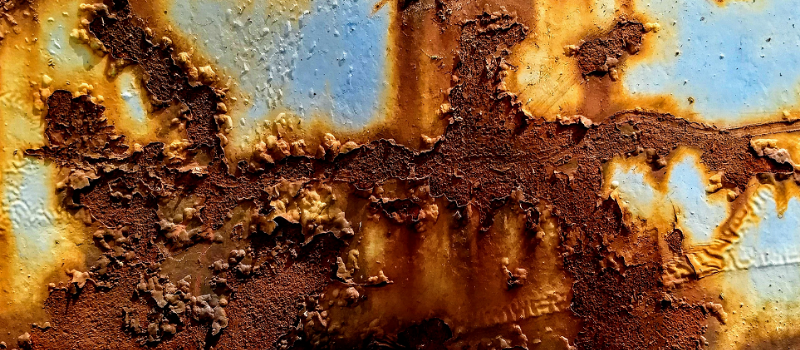
//> input picture cv_studies/aula_1/samples/corrosion.png, 800 x 350 px
$ ./color_remaping ../../aula_1/samples/corrosion.png   (built with g++ and OpenCV 4)
//> lines starting //> are read from the running program, lines starting //| are printed output that depends on the picture
/*
File:           color_remaping.cpp
Last changed:   27/06/2023 23:15
Purpose:        apply filters and remap colors
Authors:        Fernando Antonio Marques Schettini
Usage:
	HowToCompile:   cmake .. && make
	HowToExecute:   ./color_remaping --image_file=/path/to/image.jpg
*/

#include <iostream>
#include <string>
#include <opencv2/opencv.hpp>


const char* keys =
{
	"{help h usage ? | | print this message}"
    "{@image_file|../samples/orange_cat.jpg|Path to the image file}"
};


int main(int argc, char** argv) {

	cv::CommandLineParser parser(argc, argv,
        keys);

	if (parser.has("help"))	{
	    parser.printMessage();
	    return 0;
	}

    if (!parser.check())
	{
	    parser.printErrors();
	    return 0;
	}
    std::string image_file = parser.get<std::string>("@image_file");

    cv::Mat image_color = cv::imread(image_file);
//> image_color is the input picture: 350 rows x 800 cols, CV_8UC3; mean B, G, R 58.1, 90.9, 131.7

	if (image_color.empty()) {
        std::cout << "Não foi possível abrir a imagem." << std::endl;
        return -1;
    }

	// Filtro Technicolor, converter uma imagem em tons de vermelho e ciano

    for (int y = 0; y < image_color.rows; y++) {
        for (int x = 0; x < image_color.cols; x++) {
			// Atenção no ponteiro sacaninha
            cv::Vec3b &pixel = image_color.at<cv::Vec3b>(y, x);
            pixel[0] = pixel[2];  // Componente azul (B) é igual ao componente vermelho (R)
            // O componente verde (G) é mantido inalterado
        }
    }
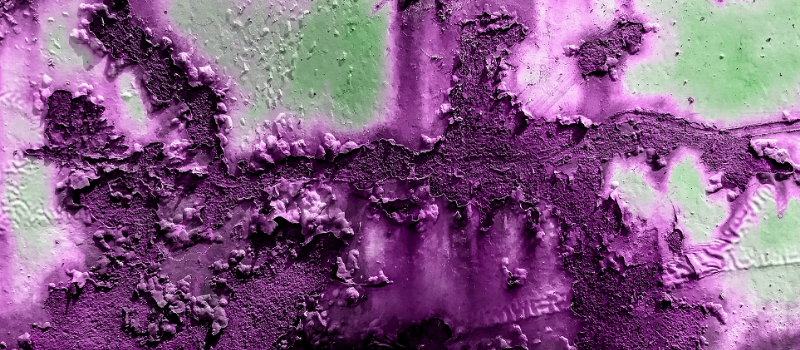
//> image_color: 350 rows x 800 cols, CV_8UC3; mean B, G, R 131.7, 90.9, 131.7

	cv::imshow("Filtro Technicolor", image_color);
	cv::waitKey(0);

	// Converter a imagem para o espaço de cores HSV
    cv::Mat hsv_image;
    cv::cvtColor(image_color, hsv_image, cv::COLOR_BGR2HSV);
//> hsv_image: 350 rows x 800 cols, CV_8UC3; mean H, S, V 135.4, 120, 135.4
	cv::imshow("Filtro HSV", hsv_image);
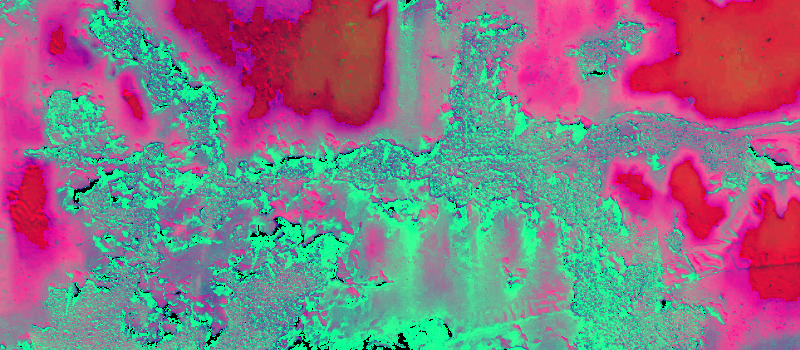
//> window 'Filtro HSV': 350 rows x 800 cols, CV_8UC3; mean B, G, R 135.4, 120, 135.4
	cv::waitKey(0);

    // Extrair o canal de valor (Value)
	std::vector<cv::Mat> hsv_channels;

	// Divide em canais de cores (matrizes) separados
    cv::split(hsv_image, hsv_channels);
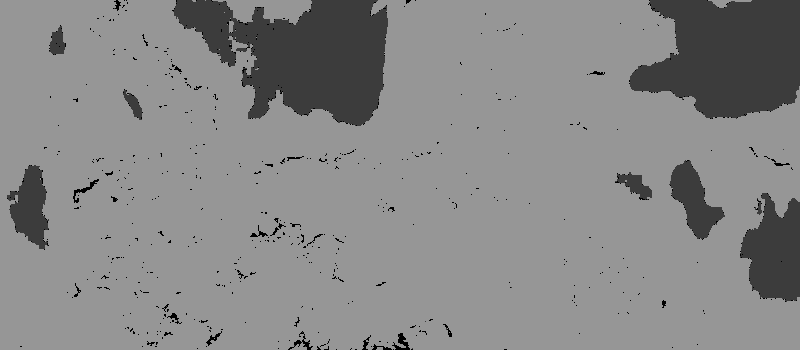
//> hsv_channels[0]: 350 rows x 800 cols, CV_8UC1; min 0, max 150, mean 135.4
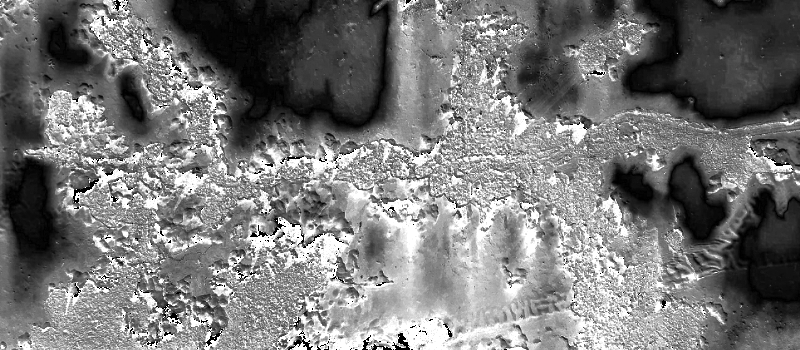
//> hsv_channels[1]: 350 rows x 800 cols, CV_8UC1; min 0, max 255, mean 120
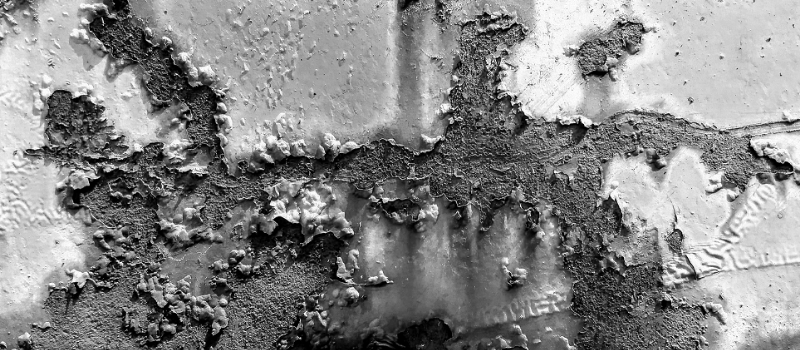
//> hsv_channels[2]: 350 rows x 800 cols, CV_8UC1; min 0, max 255, mean 135.4

    // Exibir o canal de valor
	for(int i = 0; i < 3; i++) {
    	cv::imshow("Canal de Valor (Value)", hsv_channels[i]);
    	cv::waitKey(0);
	}

	// (HUE) Matiz: Representa o comprimento de onda dominante da cor. O matiz é normalmente descrito como um ângulo ao redor de uma roda de cores, variando de 0 a 360 graus. Neste modelo, 0 graus representa o vermelho, 120 graus representa o verde e 240 graus representa o azul. Os outros valores intermediários representam cores intermediárias.
	// (Saturation sla)Saturação: Refere-se à intensidade ou pureza da cor. A saturação varia de 0 a 100%, onde 0% indica uma cor completamente insaturada (cinza) e 100% representa a versão mais intensa e vibrante da cor.
	//Value (também conhecido como Brilho): Representa o brilho ou luminosidade da cor. O valor varia de 0 a 100%, onde 0% representa o preto (sem luz) e 100% representa o brilho máximo.
	// Ao manipular os valores de matiz, saturação e valor, é possível criar uma ampla gama de cores. Este modelo de cor é frequentemente preferido em relação a outros modelos (como RGB ou CMYK) para certas aplicações, pois oferece uma maneira mais intuitiva de controlar e selecionar cores com base em suas qualidades perceptivas.
	return 0;
}
